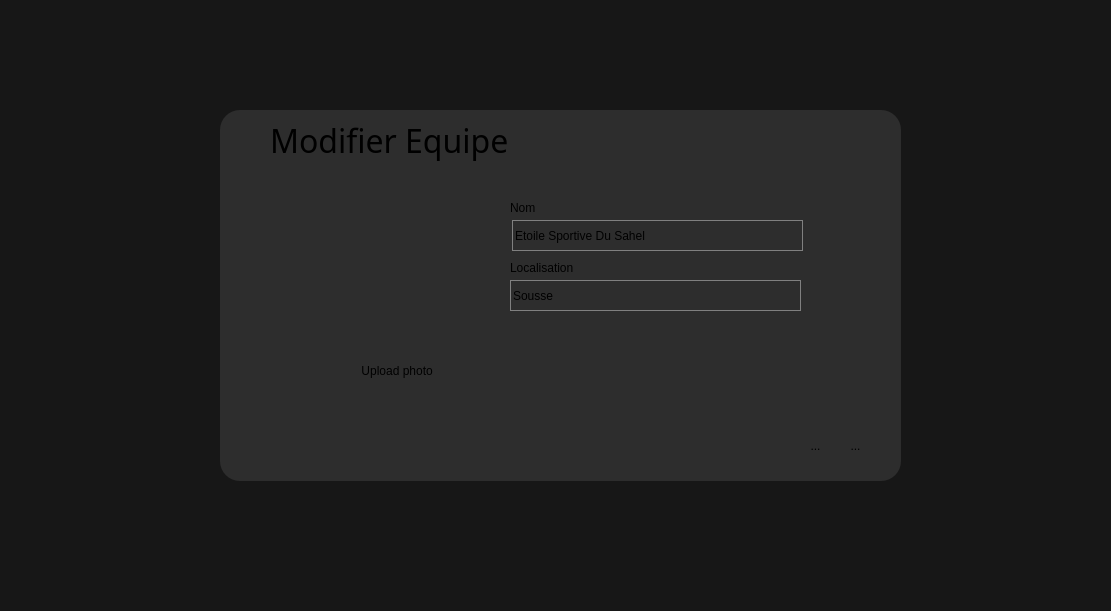
   <widget class="QWidget" name="ModifEquipe" native="true">
    <property name="geometry">
     <rect>
      <x>0</x>
      <y>700</y>
      <width>1111</width>
      <height>611</height>
     </rect>
    </property>
    <property name="styleSheet">
     <string notr="true">background-color:rgba(0,0,0,0.7)</string>
    </property>
    <widget class="QWidget" name="modifEquip" native="true">
     <property name="geometry">
      <rect>
       <x>220</x>
       <y>110</y>
       <width>681</width>
       <height>371</height>
      </rect>
     </property>
     <property name="styleSheet">
      <string notr="true">background-color : #2d2d2d;
border-radius:20px
</string>
     </property>
     <widget class="QLabel" name="labelModifEquip">
      <property name="geometry">
       <rect>
        <x>50</x>
        <y>10</y>
        <width>301</width>
        <height>41</height>
       </rect>
      </property>
      <property name="font">
       <font>
        <family>Calibri Light</family>
        <pointsize>24</pointsize>
       </font>
      </property>
      <property name="text">
       <string>Modifier Equipe</string>
      </property>
     </widget>
     <widget class="QLabel" name="label_183">
      <property name="geometry">
       <rect>
        <x>13</x>
        <y>16</y>
        <width>31</width>
        <height>31</height>
       </rect>
      </property>
      <property name="text">
       <string/>
      </property>
      <property name="pixmap">
       <pixmap>modif.png</pixmap>
      </property>
      <property name="scaledContents">
       <bool>true</bool>
      </property>
     </widget>
     <widget class="QLabel" name="label_184">
      <property name="geometry">
       <rect>
        <x>290</x>
        <y>90</y>
        <width>31</width>
        <height>16</height>
       </rect>
      </property>
      <property name="text">
       <string>Nom</string>
      </property>
     </widget>
     <widget class="QLineEdit" name="modifNomEquip">
      <property name="geometry">
       <rect>
        <x>292</x>
        <y>110</y>
        <width>291</width>
        <height>31</height>
       </rect>
      </property>
      <property name="styleSheet">
       <string notr="true">border:1px solid gray</string>
      </property>
      <property name="text">
       <string>Etoile Sportive Du Sahel</string>
      </property>
      <property name="placeholderText">
       <string>Ex : Msekni</string>
      </property>
     </widget>
     <widget class="QLineEdit" name="modifLocalEquip">
      <property name="geometry">
       <rect>
        <x>290</x>
        <y>170</y>
        <width>291</width>
        <height>31</height>
       </rect>
      </property>
      <property name="styleSheet">
       <string notr="true">border:1px solid gray</string>
      </property>
      <property name="text">
       <string>Sousse</string>
      </property>
      <property name="placeholderText">
       <string>Ex : Tunisien</string>
      </property>
     </widget>
     <widget class="QLabel" name="label_188">
      <property name="geometry">
       <rect>
        <x>290</x>
        <y>150</y>
        <width>71</width>
        <height>16</height>
       </rect>
      </property>
      <property name="text">
       <string>Localisation</string>
      </property>
     </widget>
     <widget class="QLabel" name="modifPhotoEquip">
      <property name="geometry">
       <rect>
        <x>90</x>
        <y>80</y>
        <width>151</width>
        <height>161</height>
       </rect>
      </property>
      <property name="text">
       <string/>
      </property>
      <property name="pixmap">
       <pixmap>img/eqp/ess.png</pixmap>
      </property>
      <property name="scaledContents">
       <bool>true</bool>
      </property>
     </widget>
     <widget class="QToolButton" name="btnModifUplodEquipe">
      <property name="geometry">
       <rect>
        <x>120</x>
        <y>250</y>
        <width>111</width>
        <height>21</height>
       </rect>
      </property>
      <property name="cursor">
       <cursorShape>PointingHandCursor</cursorShape>
      </property>
      <property name="text">
       <string> Upload photo</string>
      </property>
      <property name="icon">
       <iconset>
        <normaloff>upload.png</normaloff>upload.png</iconset>
      </property>
      <property name="toolButtonStyle">
       <enum>Qt::ToolButtonTextBesideIcon</enum>
      </property>
     </widget>
     <widget class="QToolButton" name="btnModifAnnuleEquip">
      <property name="geometry">
       <rect>
        <x>570</x>
        <y>420</y>
        <width>31</width>
        <height>31</height>
       </rect>
      </property>
      <property name="cursor">
       <cursorShape>PointingHandCursor</cursorShape>
      </property>
      <property name="text">
       <string>...</string>
      </property>
      <property name="icon">
       <iconset>
        <normaloff>../../Downloads/closecircularbutton_79562 (1).png</normaloff>../../Downloads/closecircularbutton_79562 (1).png</iconset>
      </property>
      <property name="iconSize">
       <size>
        <width>30</width>
        <height>30</height>
       </size>
      </property>
     </widget>
     <widget class="QToolButton" name="btnModifEnregEquip">
      <property name="geometry">
       <rect>
        <x>620</x>
        <y>420</y>
        <width>31</width>
        <height>31</height>
       </rect>
      </property>
      <property name="cursor">
       <cursorShape>PointingHandCursor</cursorShape>
      </property>
      <property name="text">
       <string>...</string>
      </property>
      <property name="icon">
       <iconset>
        <normaloff>../../Downloads/closecircularbutton_79562 (3).png</normaloff>../../Downloads/closecircularbutton_79562 (3).png</iconset>
      </property>
      <property name="iconSize">
       <size>
        <width>30</width>
        <height>30</height>
       </size>
      </property>
     </widget>
     <widget class="QToolButton" name="btnEnregEquipe_2">
      <property name="geometry">
       <rect>
        <x>580</x>
        <y>320</y>
        <width>31</width>
        <height>31</height>
       </rect>
      </property>
      <property name="cursor">
       <cursorShape>PointingHandCursor</cursorShape>
      </property>
      <property name="text">
       <string>...</string>
      </property>
      <property name="icon">
       <iconset>
        <normaloff>a.png</normaloff>a.png</iconset>
      </property>
      <property name="iconSize">
       <size>
        <width>30</width>
        <height>30</height>
       </size>
      </property>
     </widget>
     <widget class="QToolButton" name="btnAnnuleEquip_2">
      <property name="geometry">
       <rect>
        <x>620</x>
        <y>320</y>
        <width>31</width>
        <height>31</height>
       </rect>
      </property>
      <property name="cursor">
       <cursorShape>PointingHandCursor</cursorShape>
      </property>
      <property name="text">
       <string>...</string>
      </property>
      <property name="icon">
       <iconset>
        <normaloff>close.png</normaloff>close.png</iconset>
      </property>
      <property name="iconSize">
       <size>
        <width>30</width>
        <height>30</height>
       </size>
      </property>
     </widget>
    </widget>
   </widget>
